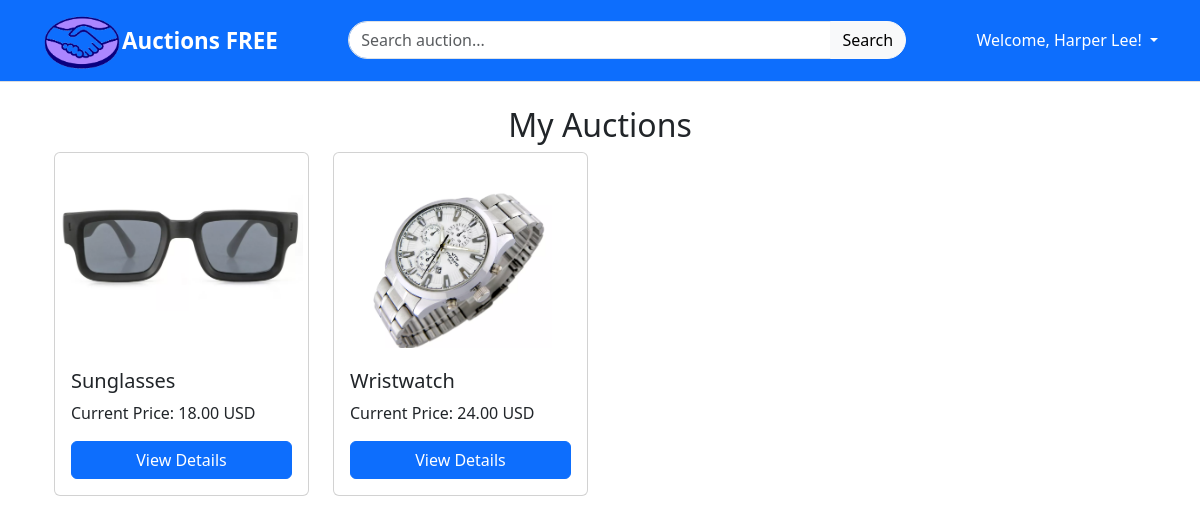
/my_listings/ (signed in), run on the app's committed database.
### auctions/models.py (models this page shows, shortened)
class User(AbstractUser):
    pass  # Additional fields can be added here in the future.

class AuctionListing(models.Model):
    title = models.CharField(max_length=100)  # Title of the auction listing
    description = models.TextField()  # Description of the auction listing
    starting_bid = models.DecimalField(max_digits=10, decimal_places=2)  # Starting bid amount
    current_bid = models.DecimalField(max_digits=10, decimal_places=2, null=True, blank=True)  # Current bid amount (optional)
    image = models.ImageField(upload_to='listings/', blank=False, null=False)
    category = models.ForeignKey(Category, on_delete=models.CASCADE, null=True, blank=True)  # Category of the listing (optional)
    active = models.BooleanField(default=True)  # Indicates if the listing is active
    owner = models.ForeignKey(User, on_delete=models.CASCADE, related_name="listings")  # Owner of the listing
    created_at = models.DateTimeField(auto_now_add=True)  # Timestamp for when the listing was created
    watchers = models.ManyToManyField(User, related_name="watchlist", blank=True)  # Users who are watching this listing
    winner = models.ForeignKey(User, null=True, blank=True, on_delete=models.SET_NULL, related_name='won_auctions')  # User who won the auction
    def highest_bid(self):
        highest_bid = self.bids.order_by('-bid_amount').first()  # Orders bids from highest to lowest
        return highest_bid.bid_amount if highest_bid else self.starting_bid  # Returns the highest bid amount or the starting bid if no bids exist

### auctions/views.py (the view)
# urls.py: path("my_listings/", views.my_listings_view, name="my_listings_view"),
@login_required
def my_listings_view(request):
    user_listings = AuctionListing.objects.filter(owner=request.user)
    return render(request, "auctions/my_listings.html", {
        "listings": user_listings
    })

### auctions/templates/auctions/my_listings.html
{% extends "auctions/layout.html" %}
{% block body %}
    <h2 class="text-center">My Auctions</h2>
    <div class="container-fluid">
        <div class="row">
            {% if listings %}
                {% for listing in listings %}
                    <div class="col-md-3 mb-4">
                        <div class="card h-100">
                            {% if listing.image %}
                                <img src="{{ listing.image.url }}" class="card-img-top img-fluid" alt="{{ listing.title }}" style="object-fit: cover; height: 200px;">
                            {% endif %}
                            <div class="card-body d-flex flex-column">
                                <h5 class="card-title">{{ listing.title }}</h5>
                                <p class="card-text">Current Price: {{ listing.highest_bid }} USD</p>
                                <a href="{% url 'listing_detail' listing.id %}" class="btn btn-primary mt-auto">View Details</a>
                            </div>
                        </div>
                    </div>
                {% endfor %}
            {% else %}
                <div class="col-12 text-center">
                    <p class="text-muted">You haven't created any auctions yet.</p>
                </div>
            {% endif %}
        </div>
    </div>
{% endblock %}

### auctions/templates/auctions/layout.html (shortened to what this page needs)
{% load static %}
<!DOCTYPE html>
<html lang="en">
<head>
    <link rel="stylesheet" href="https://cdnjs.cloudflare.com/ajax/libs/font-awesome/6.0.0-beta3/css/all.min.css">
    {% block css %}
    <link rel="stylesheet" href="{% static 'vendor/bootstrap/css/bootstrap.min.css' %}">
    <link href="{% static 'css/style.css' %}" rel="stylesheet">
    {% endblock %}
</head>
<body>
    <header class="bg-primary text-white p-2">
        <div class="container d-flex justify-content-between align-items-center">
            <div class="logo-container">
                <img class="logo" src="{% static 'logo/logo.png' %}" alt="Logo">
                <a href="{% url 'active_listings' %}" class="text-white logo-link" style="text-decoration: none;">Auctions FREE</a>
            </div>
            <div class="w-50">
                <form class="input-group" action="{% url 'search' %}" method="get">
                    <input type="text" name="query" class="form-control" placeholder="Search auction..." aria-label="Search">
                    <div class="input-group-append">
                        <button class="btn btn-light" type="submit">Search</button>
                    </div>
                </form>
            </div>
            <div class="d-flex align-items-center">
                {% if user.is_authenticated %}
                    <div class="dropdown">
                        <a class="nav-link dropdown-toggle text-white" href="#" id="userDropdown" role="button" data-bs-toggle="dropdown" aria-expanded="false">
                            Welcome, {{ user.username }}!
                        </a>
                    </div>
                {% else %}
                    <a href="{% url 'login' %}" class="text-white">Log In</a>
                    <span class="mx-1 text-white">|</span>
                    <a href="{% url 'register' %}" class="text-white">Sign Up</a>
                {% endif %}
            </div>
        </div>
    </header>
    <div class="container mt-4">
        {% block body %}
        {% endblock %}
    </div>
</body>
</html>

### auctions/static/css/style.css (style rules this page uses)
header, nav { border-bottom: 1px solid #ddd; }
header .input-group input { border-radius: 20px 0 0 20px; }
header .input-group button { border-radius: 0 20px 20px 0; }
.logo-container { display: flex; align-items: center; justify-content: center; }
.logo-link { font-weight: 600; text-decoration: none; font-size: 1.4rem; }
.logo { width: 80px; height: auto; }
.card { height: 100%; }
.card-img-top { padding: 5px; border-radius: 0; }
.img-fluid { object-fit: cover; height: 200px; }
.card-body { display: flex; flex-direction: column; justify-content: space-between; }

### data on the page
User: username "Harper Lee"
AuctionListing: image (picture), title "Sunglasses", highest_bid "18.00"
AuctionListing: image (picture), title "Wristwatch", highest_bid "24.00"
